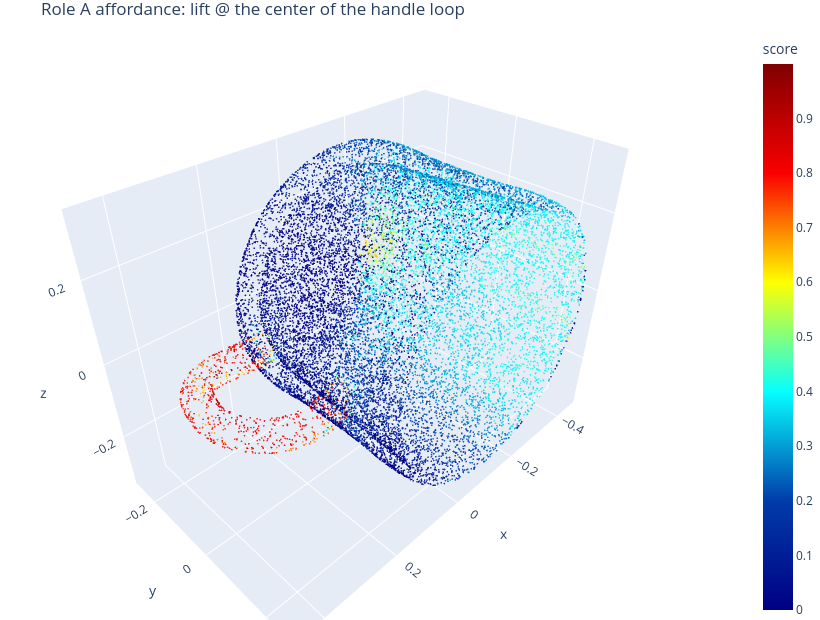

The cell this chart's notebook holds for it:
### Markdown cell above
**Verify voting** — per-view masks fuse into a 3D heatmap on the affogato canvas (each role's region lights up: A, then B).

### Code cell
show_cloud(xyz, scoreA, f"Role A affordance: {roleA['role']} @ {roleA['contact_region']}",
           cmin=0, cmax=max(0.2, float(scoreA.max())), colorscale="Jet", colorbar=True).show()

### Figure 1 — Plotly figure (JSON) as saved in the notebook; plotly's stock layout.template omitted (floating-point values rounded to 4 significant figures; data arrays with more than 128 entries replaced by an {"elided": "..."} marker saying what was removed)
{"data": [{"marker": {"cmax": 0.9996, "cmin": 0, "color": {"elided": "16384 float values"}, "colorbar": {"title": {"text": "score"}}, "colorscale": [[0, "rgb(0,0,131)"], [0.2, "rgb(0,60,170)"], [0.4, "rgb(5,255,255)"], [0.6, "rgb(255,255,0)"], [0.8, "rgb(250,0,0)"], [1, "rgb(128,0,0)"]], "opacity": 0.85, "size": 1}, "mode": "markers", "type": "scatter3d", "x": {"elided": "16384 float values"}, "y": {"elided": "16384 float values"}, "z": {"elided": "16384 float values"}}], "layout": {"height": 620, "margin": {"b": 0, "l": 0, "r": 0, "t": 30}, "scene": {"aspectmode": "data"}, "title": {"text": "Role A affordance: lift @ the center of the handle loop"}, "width": 820}}
